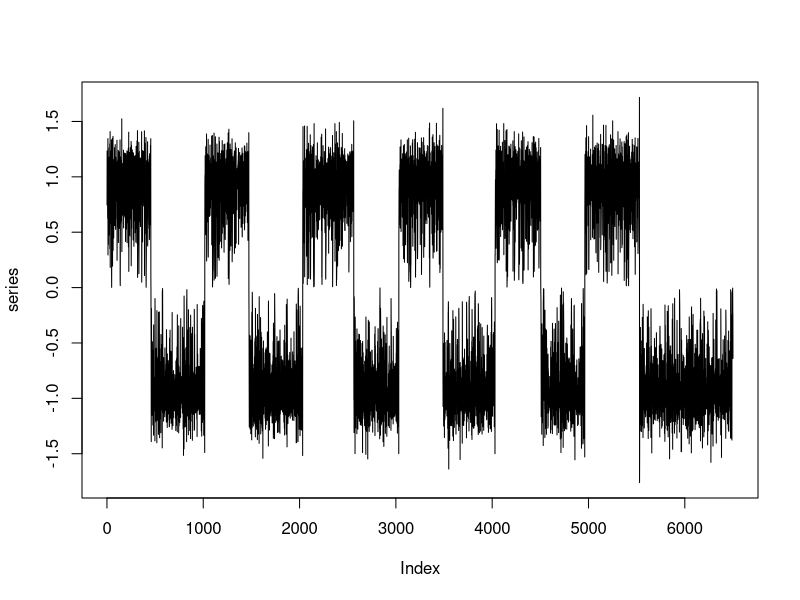

Write the R code that produced this figure.
library(stats)

yi.1 <- function(yi) {
  val <- yi + yi*(1-yi)*(1+yi) + rnorm(1, sd=0.17)
  if (val > 2) {1.5}
  else if (val < -2) {-1.5}
  else {val}
}

series <- c(runif(1),-2,2)
min.distance <- 450
last.b <- 1
b <- 11
for (i in 2:6500) {
  val <- yi.1(series[i-1])

  if (sign(val) != sign(series[i-1])) {
    if (i-last.b > min.distance && b > 0) {
      last.b <- i
      b <- b - 1
    } else {
      val <- -val
    }
  }

  series[i] <- val
}

plot(series, type='l')
write.table(series,file='series_11.csv',row.names=FALSE,col.names=FALSE)